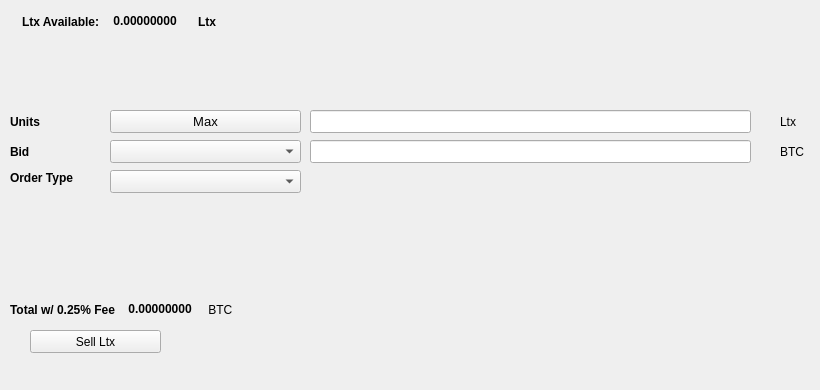
   <widget class="QWidget" name="SellTab">
    <attribute name="title">
     <string>Sell</string>
    </attribute>
    <widget class="QLabel" name="label_16">
     <property name="geometry">
      <rect>
       <x>780</x>
       <y>140</y>
       <width>31</width>
       <height>23</height>
      </rect>
     </property>
     <property name="text">
      <string>BTC</string>
     </property>
    </widget>
    <widget class="QComboBox" name="SellBidcomboBox">
     <property name="geometry">
      <rect>
       <x>110</x>
       <y>140</y>
       <width>191</width>
       <height>23</height>
      </rect>
     </property>
     <property name="font">
      <font>
       <pointsize>10</pointsize>
      </font>
     </property>
    </widget>
    <widget class="QLabel" name="label_18">
     <property name="geometry">
      <rect>
       <x>10</x>
       <y>110</y>
       <width>46</width>
       <height>23</height>
      </rect>
     </property>
     <property name="font">
      <font>
       <weight>75</weight>
       <bold>true</bold>
      </font>
     </property>
     <property name="text">
      <string>Units</string>
     </property>
    </widget>
    <widget class="QPushButton" name="Sell_Max_Amount">
     <property name="geometry">
      <rect>
       <x>110</x>
       <y>110</y>
       <width>191</width>
       <height>23</height>
      </rect>
     </property>
     <property name="font">
      <font>
       <pointsize>10</pointsize>
      </font>
     </property>
     <property name="text">
      <string>Max</string>
     </property>
    </widget>
    <widget class="QLabel" name="label_20">
     <property name="geometry">
      <rect>
       <x>10</x>
       <y>170</y>
       <width>91</width>
       <height>16</height>
      </rect>
     </property>
     <property name="font">
      <font>
       <weight>75</weight>
       <bold>true</bold>
      </font>
     </property>
     <property name="text">
      <string>Order Type</string>
     </property>
    </widget>
    <widget class="QComboBox" name="SellOrdertypeCombo">
     <property name="geometry">
      <rect>
       <x>110</x>
       <y>170</y>
       <width>191</width>
       <height>23</height>
      </rect>
     </property>
     <property name="font">
      <font>
       <pointsize>10</pointsize>
      </font>
     </property>
    </widget>
    <widget class="QLabel" name="label_21">
     <property name="geometry">
      <rect>
       <x>10</x>
       <y>140</y>
       <width>46</width>
       <height>23</height>
      </rect>
     </property>
     <property name="font">
      <font>
       <weight>75</weight>
       <bold>true</bold>
      </font>
     </property>
     <property name="text">
      <string>Bid</string>
     </property>
    </widget>
    <widget class="QLabel" name="label_22">
     <property name="geometry">
      <rect>
       <x>780</x>
       <y>110</y>
       <width>31</width>
       <height>23</height>
      </rect>
     </property>
     <property name="text">
      <string>Ltx</string>
     </property>
    </widget>
    <widget class="QLineEdit" name="UnitsInputLtx">
     <property name="geometry">
      <rect>
       <x>310</x>
       <y>110</y>
       <width>441</width>
       <height>23</height>
      </rect>
     </property>
     <property name="font">
      <font>
       <pointsize>9</pointsize>
       <weight>75</weight>
       <bold>true</bold>
      </font>
     </property>
    </widget>
    <widget class="QLineEdit" name="SellBidPriceEdit">
     <property name="geometry">
      <rect>
       <x>310</x>
       <y>140</y>
       <width>441</width>
       <height>23</height>
      </rect>
     </property>
     <property name="font">
      <font>
       <pointsize>9</pointsize>
       <weight>75</weight>
       <bold>true</bold>
      </font>
     </property>
    </widget>
    <widget class="QPushButton" name="SellLtxBTN">
     <property name="geometry">
      <rect>
       <x>30</x>
       <y>330</y>
       <width>131</width>
       <height>23</height>
      </rect>
     </property>
     <property name="text">
      <string>Sell Ltx</string>
     </property>
     <property name="icon">
      <iconset resource="../ltx">
       <normaloff>:/icons/bitcoin</normaloff>:/icons/bitcoin</iconset>
     </property>
    </widget>
    <widget class="QWidget" name="layoutWidget3">
     <property name="geometry">
      <rect>
       <x>22</x>
       <y>12</y>
       <width>258</width>
       <height>19</height>
      </rect>
     </property>
     <layout class="QHBoxLayout" name="horizontalLayout">
      <item>
       <widget class="QLabel" name="label232_2">
        <property name="font">
         <font>
          <weight>75</weight>
          <bold>true</bold>
         </font>
        </property>
        <property name="text">
         <string>Ltx Available:</string>
        </property>
       </widget>
      </item>
      <item>
       <widget class="QLabel" name="LtxAvailableLabel">
        <property name="palette">
         <palette>
          <active>
           <colorrole role="WindowText">
            <brush brushstyle="SolidPattern">
             <color alpha="255">
              <red>0</red>
              <green>0</green>
              <blue>0</blue>
             </color>
            </brush>
           </colorrole>
           <colorrole role="Button">
            <brush brushstyle="SolidPattern">
             <color alpha="255">
              <red>0</red>
              <green>170</green>
              <blue>0</blue>
             </color>
            </brush>
           </colorrole>
           <colorrole role="Light">
            <brush brushstyle="SolidPattern">
             <color alpha="255">
              <red>0</red>
              <green>255</green>
              <blue>0</blue>
             </color>
            </brush>
           </colorrole>
           <colorrole role="Midlight">
            <brush brushstyle="SolidPattern">
             <color alpha="255">
              <red>0</red>
              <green>212</green>
              <blue>0</blue>
             </color>
            </brush>
           </colorrole>
           <colorrole role="Dark">
            <brush brushstyle="SolidPattern">
             <color alpha="255">
              <red>0</red>
              <green>85</green>
              <blue>0</blue>
             </color>
            </brush>
           </colorrole>
           <colorrole role="Mid">
            <brush brushstyle="SolidPattern">
             <color alpha="255">
              <red>0</red>
              <green>113</green>
              <blue>0</blue>
             </color>
            </brush>
           </colorrole>
           <colorrole role="Text">
            <brush brushstyle="SolidPattern">
             <color alpha="255">
              <red>0</red>
              <green>170</green>
              <blue>0</blue>
             </color>
            </brush>
           </colorrole>
           <colorrole role="BrightText">
            <brush brushstyle="SolidPattern">
             <color alpha="255">
              <red>255</red>
              <green>255</green>
              <blue>255</blue>
             </color>
            </brush>
           </colorrole>
           <colorrole role="ButtonText">
            <brush brushstyle="SolidPattern">
             <color alpha="255">
              <red>0</red>
              <green>0</green>
              <blue>0</blue>
             </color>
            </brush>
           </colorrole>
           <colorrole role="Base">
            <brush brushstyle="SolidPattern">
             <color alpha="255">
              <red>255</red>
              <green>255</green>
              <blue>255</blue>
             </color>
            </brush>
           </colorrole>
           <colorrole role="Window">
            <brush brushstyle="SolidPattern">
             <color alpha="255">
              <red>0</red>
              <green>170</green>
              <blue>0</blue>
             </color>
            </brush>
           </colorrole>
           <colorrole role="Shadow">
            <brush brushstyle="SolidPattern">
             <color alpha="255">
              <red>0</red>
              <green>0</green>
              <blue>0</blue>
             </color>
            </brush>
           </colorrole>
           <colorrole role="AlternateBase">
            <brush brushstyle="SolidPattern">
             <color alpha="255">
              <red>127</red>
              <green>212</green>
              <blue>127</blue>
             </color>
            </brush>
           </colorrole>
           <colorrole role="ToolTipBase">
            <brush brushstyle="SolidPattern">
             <color alpha="255">
              <red>255</red>
              <green>255</green>
              <blue>220</blue>
             </color>
            </brush>
           </colorrole>
           <colorrole role="ToolTipText">
            <brush brushstyle="SolidPattern">
             <color alpha="255">
              <red>0</red>
              <green>0</green>
              <blue>0</blue>
             </color>
            </brush>
           </colorrole>
          </active>
          <inactive>
           <colorrole role="WindowText">
            <brush brushstyle="SolidPattern">
             <color alpha="255">
              <red>0</red>
              <green>0</green>
              <blue>0</blue>
             </color>
            </brush>
           </colorrole>
           <colorrole role="Button">
            <brush brushstyle="SolidPattern">
             <color alpha="255">
              <red>0</red>
              <green>170</green>
              <blue>0</blue>
             </color>
            </brush>
           </colorrole>
           <colorrole role="Light">
            <brush brushstyle="SolidPattern">
             <color alpha="255">
              <red>0</red>
              <green>255</green>
              <blue>0</blue>
             </color>
            </brush>
           </colorrole>
           <colorrole role="Midlight">
            <brush brushstyle="SolidPattern">
             <color alpha="255">
              <red>0</red>
              <green>212</green>
              <blue>0</blue>
             </color>
            </brush>
           </colorrole>
           <colorrole role="Dark">
            <brush brushstyle="SolidPattern">
             <color alpha="255">
              <red>0</red>
              <green>85</green>
              <blue>0</blue>
             </color>
            </brush>
           </colorrole>
           <colorrole role="Mid">
            <brush brushstyle="SolidPattern">
             <color alpha="255">
              <red>0</red>
              <green>113</green>
              <blue>0</blue>
             </color>
            </brush>
           </colorrole>
           <colorrole role="Text">
            <brush brushstyle="SolidPattern">
             <color alpha="255">
              <red>0</red>
              <green>170</green>
              <blue>0</blue>
             </color>
            </brush>
           </colorrole>
           <colorrole role="BrightText">
            <brush brushstyle="SolidPattern">
             <color alpha="255">
              <red>255</red>
              <green>255</green>
              <blue>255</blue>
             </color>
            </brush>
           </colorrole>
           <colorrole role="ButtonText">
            <brush brushstyle="SolidPattern">
             <color alpha="255">
              <red>0</red>
              <green>0</green>
              <blue>0</blue>
             </color>
            </brush>
           </colorrole>
           <colorrole role="Base">
            <brush brushstyle="SolidPattern">
             <color alpha="255">
              <red>255</red>
              <green>255</green>
              <blue>255</blue>
             </color>
            </brush>
           </colorrole>
           <colorrole role="Window">
            <brush brushstyle="SolidPattern">
             <color alpha="255">
              <red>0</red>
              <green>170</green>
              <blue>0</blue>
             </color>
            </brush>
           </colorrole>
           <colorrole role="Shadow">
            <brush brushstyle="SolidPattern">
             <color alpha="255">
              <red>0</red>
              <green>0</green>
              <blue>0</blue>
             </color>
            </brush>
           </colorrole>
           <colorrole role="AlternateBase">
            <brush brushstyle="SolidPattern">
             <color alpha="255">
              <red>127</red>
              <green>212</green>
              <blue>127</blue>
             </color>
            </brush>
           </colorrole>
           <colorrole role="ToolTipBase">
            <brush brushstyle="SolidPattern">
             <color alpha="255">
              <red>255</red>
              <green>255</green>
              <blue>220</blue>
             </color>
            </brush>
           </colorrole>
           <colorrole role="ToolTipText">
            <brush brushstyle="SolidPattern">
             <color alpha="255">
              <red>0</red>
              <green>0</green>
              <blue>0</blue>
             </color>
            </brush>
           </colorrole>
          </inactive>
          <disabled>
           <colorrole role="WindowText">
            <brush brushstyle="SolidPattern">
             <color alpha="255">
              <red>0</red>
              <green>85</green>
              <blue>0</blue>
             </color>
            </brush>
           </colorrole>
           <colorrole role="Button">
            <brush brushstyle="SolidPattern">
             <color alpha="255">
              <red>0</red>
              <green>170</green>
              <blue>0</blue>
             </color>
            </brush>
           </colorrole>
           <colorrole role="Light">
            <brush brushstyle="SolidPattern">
             <color alpha="255">
              <red>0</red>
              <green>255</green>
              <blue>0</blue>
             </color>
            </brush>
           </colorrole>
           <colorrole role="Midlight">
            <brush brushstyle="SolidPattern">
             <color alpha="255">
              <red>0</red>
              <green>212</green>
              <blue>0</blue>
             </color>
            </brush>
           </colorrole>
           <colorrole role="Dark">
            <brush brushstyle="SolidPattern">
             <color alpha="255">
              <red>0</red>
              <green>85</green>
              <blue>0</blue>
             </color>
            </brush>
           </colorrole>
           <colorrole role="Mid">
            <brush brushstyle="SolidPattern">
             <color alpha="255">
              <red>0</red>
              <green>113</green>
              <blue>0</blue>
             </color>
            </brush>
           </colorrole>
           <colorrole role="Text">
            <brush brushstyle="SolidPattern">
             <color alpha="255">
              <red>0</red>
              <green>85</green>
              <blue>0</blue>
             </color>
            </brush>
           </colorrole>
           <colorrole role="BrightText">
            <brush brushstyle="SolidPattern">
             <color alpha="255">
              <red>255</red>
              <green>255</green>
              <blue>255</blue>
             </color>
            </brush>
           </colorrole>
           <colorrole role="ButtonText">
            <brush brushstyle="SolidPattern">
             <color alpha="255">
              <red>0</red>
              <green>85</green>
              <blue>0</blue>
             </color>
            </brush>
           </colorrole>
           <colorrole role="Base">
            <brush brushstyle="SolidPattern">
             <color alpha="255">
              <red>0</red>
              <green>170</green>
              <blue>0</blue>
             </color>
            </brush>
           </colorrole>
           <colorrole role="Window">
            <brush brushstyle="SolidPattern">
             <color alpha="255">
              <red>0</red>
              <green>170</green>
              <blue>0</blue>
             </color>
            </brush>
           </colorrole>
           <colorrole role="Shadow">
            <brush brushstyle="SolidPattern">
             <color alpha="255">
              <red>0</red>
              <green>0</green>
              <blue>0</blue>
             </color>
            </brush>
           </colorrole>
           <colorrole role="AlternateBase">
            <brush brushstyle="SolidPattern">
             <color alpha="255">
              <red>0</red>
              <green>170</green>
              <blue>0</blue>
             </color>
            </brush>
           </colorrole>
           <colorrole role="ToolTipBase">
            <brush brushstyle="SolidPattern">
             <color alpha="255">
              <red>255</red>
              <green>255</green>
              <blue>220</blue>
             </color>
            </brush>
           </colorrole>
           <colorrole role="ToolTipText">
            <brush brushstyle="SolidPattern">
             <color alpha="255">
              <red>0</red>
              <green>0</green>
              <blue>0</blue>
             </color>
            </brush>
           </colorrole>
          </disabled>
         </palette>
        </property>
        <property name="font">
         <font>
          <weight>75</weight>
          <bold>true</bold>
         </font>
        </property>
        <property name="text">
         <string> 0.00000000 </string>
        </property>
        <property name="textInteractionFlags">
         <set>Qt::LinksAccessibleByMouse|Qt::TextSelectableByKeyboard|Qt::TextSelectableByMouse</set>
        </property>
       </widget>
      </item>
      <item>
       <widget class="QLabel" name="labelLtx">
        <property name="font">
         <font>
          <weight>75</weight>
          <bold>true</bold>
         </font>
        </property>
        <property name="text">
         <string>Ltx</string>
        </property>
       </widget>
      </item>
     </layout>
    </widget>
    <widget class="QWidget" name="layoutWidget">
     <property name="geometry">
      <rect>
       <x>10</x>
       <y>300</y>
       <width>268</width>
       <height>19</height>
      </rect>
     </property>
     <layout class="QHBoxLayout" name="horizontalLayout_2">
      <item>
       <widget class="QLabel" name="label_19">
        <property name="font">
         <font>
          <weight>75</weight>
          <bold>true</bold>
         </font>
        </property>
        <property name="text">
         <string>Total w/ 0.25% Fee </string>
        </property>
       </widget>
      </item>
      <item>
       <widget class="QLabel" name="SellCostLabel">
        <property name="palette">
         <palette>
          <active>
           <colorrole role="WindowText">
            <brush brushstyle="SolidPattern">
             <color alpha="255">
              <red>0</red>
              <green>0</green>
              <blue>0</blue>
             </color>
            </brush>
           </colorrole>
           <colorrole role="Button">
            <brush brushstyle="SolidPattern">
             <color alpha="255">
              <red>0</red>
              <green>170</green>
              <blue>0</blue>
             </color>
            </brush>
           </colorrole>
           <colorrole role="Light">
            <brush brushstyle="SolidPattern">
             <color alpha="255">
              <red>0</red>
              <green>255</green>
              <blue>0</blue>
             </color>
            </brush>
           </colorrole>
           <colorrole role="Midlight">
            <brush brushstyle="SolidPattern">
             <color alpha="255">
              <red>0</red>
              <green>212</green>
              <blue>0</blue>
             </color>
            </brush>
           </colorrole>
           <colorrole role="Dark">
            <brush brushstyle="SolidPattern">
             <color alpha="255">
              <red>0</red>
              <green>85</green>
              <blue>0</blue>
             </color>
            </brush>
           </colorrole>
           <colorrole role="Mid">
            <brush brushstyle="SolidPattern">
             <color alpha="255">
              <red>0</red>
              <green>113</green>
              <blue>0</blue>
             </color>
            </brush>
           </colorrole>
           <colorrole role="Text">
            <brush brushstyle="SolidPattern">
             <color alpha="255">
              <red>0</red>
              <green>170</green>
              <blue>0</blue>
             </color>
            </brush>
           </colorrole>
           <colorrole role="BrightText">
            <brush brushstyle="SolidPattern">
             <color alpha="255">
              <red>255</red>
              <green>255</green>
              <blue>255</blue>
             </color>
            </brush>
           </colorrole>
           <colorrole role="ButtonText">
            <brush brushstyle="SolidPattern">
             <color alpha="255">
              <red>0</red>
              <green>0</green>
              <blue>0</blue>
             </color>
            </brush>
           </colorrole>
           <colorrole role="Base">
            <brush brushstyle="SolidPattern">
             <color alpha="255">
              <red>255</red>
              <green>255</green>
              <blue>255</blue>
             </color>
            </brush>
           </colorrole>
           <colorrole role="Window">
            <brush brushstyle="SolidPattern">
             <color alpha="255">
              <red>0</red>
              <green>170</green>
              <blue>0</blue>
             </color>
            </brush>
           </colorrole>
           <colorrole role="Shadow">
            <brush brushstyle="SolidPattern">
             <color alpha="255">
              <red>0</red>
              <green>0</green>
              <blue>0</blue>
             </color>
            </brush>
           </colorrole>
           <colorrole role="AlternateBase">
            <brush brushstyle="SolidPattern">
             <color alpha="255">
              <red>127</red>
              <green>212</green>
              <blue>127</blue>
             </color>
            </brush>
           </colorrole>
           <colorrole role="ToolTipBase">
            <brush brushstyle="SolidPattern">
             <color alpha="255">
              <red>255</red>
              <green>255</green>
              <blue>220</blue>
             </color>
            </brush>
           </colorrole>
           <colorrole role="ToolTipText">
            <brush brushstyle="SolidPattern">
             <color alpha="255">
              <red>0</red>
              <green>0</green>
              <blue>0</blue>
             </color>
            </brush>
           </colorrole>
          </active>
          <inactive>
           <colorrole role="WindowText">
            <brush brushstyle="SolidPattern">
             <color alpha="255">
              <red>0</red>
              <green>0</green>
              <blue>0</blue>
             </color>
            </brush>
           </colorrole>
           <colorrole role="Button">
            <brush brushstyle="SolidPattern">
             <color alpha="255">
              <red>0</red>
              <green>170</green>
              <blue>0</blue>
             </color>
            </brush>
           </colorrole>
           <colorrole role="Light">
            <brush brushstyle="SolidPattern">
             <color alpha="255">
              <red>0</red>
              <green>255</green>
              <blue>0</blue>
             </color>
            </brush>
           </colorrole>
           <colorrole role="Midlight">
            <brush brushstyle="SolidPattern">
             <color alpha="255">
              <red>0</red>
              <green>212</green>
              <blue>0</blue>
             </color>
            </brush>
           </colorrole>
           <colorrole role="Dark">
            <brush brushstyle="SolidPattern">
             <color alpha="255">
              <red>0</red>
              <green>85</green>
              <blue>0</blue>
             </color>
            </brush>
           </colorrole>
           <colorrole role="Mid">
            <brush brushstyle="SolidPattern">
             <color alpha="255">
              <red>0</red>
              <green>113</green>
              <blue>0</blue>
             </color>
            </brush>
           </colorrole>
           <colorrole role="Text">
            <brush brushstyle="SolidPattern">
             <color alpha="255">
              <red>0</red>
              <green>170</green>
              <blue>0</blue>
             </color>
            </brush>
           </colorrole>
           <colorrole role="BrightText">
            <brush brushstyle="SolidPattern">
             <color alpha="255">
              <red>255</red>
              <green>255</green>
              <blue>255</blue>
             </color>
            </brush>
           </colorrole>
           <colorrole role="ButtonText">
            <brush brushstyle="SolidPattern">
             <color alpha="255">
              <red>0</red>
              <green>0</green>
              <blue>0</blue>
             </color>
            </brush>
           </colorrole>
           <colorrole role="Base">
            <brush brushstyle="SolidPattern">
             <color alpha="255">
              <red>255</red>
              <green>255</green>
              <blue>255</blue>
             </color>
            </brush>
           </colorrole>
           <colorrole role="Window">
            <brush brushstyle="SolidPattern">
             <color alpha="255">
              <red>0</red>
              <green>170</green>
              <blue>0</blue>
             </color>
            </brush>
           </colorrole>
           <colorrole role="Shadow">
            <brush brushstyle="SolidPattern">
             <color alpha="255">
              <red>0</red>
              <green>0</green>
              <blue>0</blue>
             </color>
            </brush>
           </colorrole>
           <colorrole role="AlternateBase">
            <brush brushstyle="SolidPattern">
             <color alpha="255">
              <red>127</red>
              <green>212</green>
              <blue>127</blue>
             </color>
            </brush>
           </colorrole>
           <colorrole role="ToolTipBase">
            <brush brushstyle="SolidPattern">
             <color alpha="255">
              <red>255</red>
              <green>255</green>
              <blue>220</blue>
             </color>
            </brush>
           </colorrole>
           <colorrole role="ToolTipText">
            <brush brushstyle="SolidPattern">
             <color alpha="255">
              <red>0</red>
              <green>0</green>
              <blue>0</blue>
             </color>
            </brush>
           </colorrole>
          </inactive>
          <disabled>
           <colorrole role="WindowText">
            <brush brushstyle="SolidPattern">
             <color alpha="255">
              <red>0</red>
              <green>85</green>
              <blue>0</blue>
             </color>
            </brush>
           </colorrole>
           <colorrole role="Button">
            <brush brushstyle="SolidPattern">
             <color alpha="255">
              <red>0</red>
              <green>170</green>
              <blue>0</blue>
             </color>
            </brush>
           </colorrole>
           <colorrole role="Light">
            <brush brushstyle="SolidPattern">
             <color alpha="255">
              <red>0</red>
              <green>255</green>
              <blue>0</blue>
             </color>
            </brush>
           </colorrole>
           <colorrole role="Midlight">
            <brush brushstyle="SolidPattern">
             <color alpha="255">
              <red>0</red>
              <green>212</green>
              <blue>0</blue>
             </color>
            </brush>
           </colorrole>
           <colorrole role="Dark">
            <brush brushstyle="SolidPattern">
             <color alpha="255">
              <red>0</red>
              <green>85</green>
              <blue>0</blue>
             </color>
            </brush>
           </colorrole>
           <colorrole role="Mid">
            <brush brushstyle="SolidPattern">
             <color alpha="255">
              <red>0</red>
              <green>113</green>
              <blue>0</blue>
             </color>
            </brush>
           </colorrole>
           <colorrole role="Text">
            <brush brushstyle="SolidPattern">
             <color alpha="255">
              <red>0</red>
              <green>85</green>
              <blue>0</blue>
             </color>
            </brush>
           </colorrole>
           <colorrole role="BrightText">
            <brush brushstyle="SolidPattern">
             <color alpha="255">
              <red>255</red>
              <green>255</green>
              <blue>255</blue>
             </color>
            </brush>
           </colorrole>
           <colorrole role="ButtonText">
            <brush brushstyle="SolidPattern">
             <color alpha="255">
              <red>0</red>
              <green>85</green>
              <blue>0</blue>
             </color>
            </brush>
           </colorrole>
           <colorrole role="Base">
            <brush brushstyle="SolidPattern">
             <color alpha="255">
              <red>0</red>
              <green>170</green>
              <blue>0</blue>
             </color>
            </brush>
           </colorrole>
           <colorrole role="Window">
            <brush brushstyle="SolidPattern">
             <color alpha="255">
              <red>0</red>
              <green>170</green>
              <blue>0</blue>
             </color>
            </brush>
           </colorrole>
           <colorrole role="Shadow">
            <brush brushstyle="SolidPattern">
             <color alpha="255">
              <red>0</red>
              <green>0</green>
              <blue>0</blue>
             </color>
            </brush>
           </colorrole>
           <colorrole role="AlternateBase">
            <brush brushstyle="SolidPattern">
             <color alpha="255">
              <red>0</red>
              <green>170</green>
              <blue>0</blue>
             </color>
            </brush>
           </colorrole>
           <colorrole role="ToolTipBase">
            <brush brushstyle="SolidPattern">
             <color alpha="255">
              <red>255</red>
              <green>255</green>
              <blue>220</blue>
             </color>
            </brush>
           </colorrole>
           <colorrole role="ToolTipText">
            <brush brushstyle="SolidPattern">
             <color alpha="255">
              <red>0</red>
              <green>0</green>
              <blue>0</blue>
             </color>
            </brush>
           </colorrole>
          </disabled>
         </palette>
        </property>
        <property name="font">
         <font>
          <weight>75</weight>
          <bold>true</bold>
         </font>
        </property>
        <property name="autoFillBackground">
         <bool>false</bool>
        </property>
        <property name="text">
         <string> 0.00000000</string>
        </property>
        <property name="textInteractionFlags">
         <set>Qt::LinksAccessibleByMouse|Qt::TextSelectableByMouse</set>
        </property>
       </widget>
      </item>
      <item>
       <widget class="QLabel" name="label_17">
        <property name="font">
         <font>
          <weight>50</weight>
          <bold>false</bold>
         </font>
        </property>
        <property name="text">
         <string> BTC</string>
        </property>
       </widget>
      </item>
     </layout>
    </widget>
    <widget class="QLabel" name="label_23">
     <property name="geometry">
      <rect>
       <x>460</x>
       <y>300</y>
       <width>281</width>
       <height>81</height>
      </rect>
     </property>
     <property name="text">
      <string/>
     </property>
     <property name="pixmap">
      <pixmap>:/images/bittrex</pixmap>
     </property>
    </widget>
   </widget>
